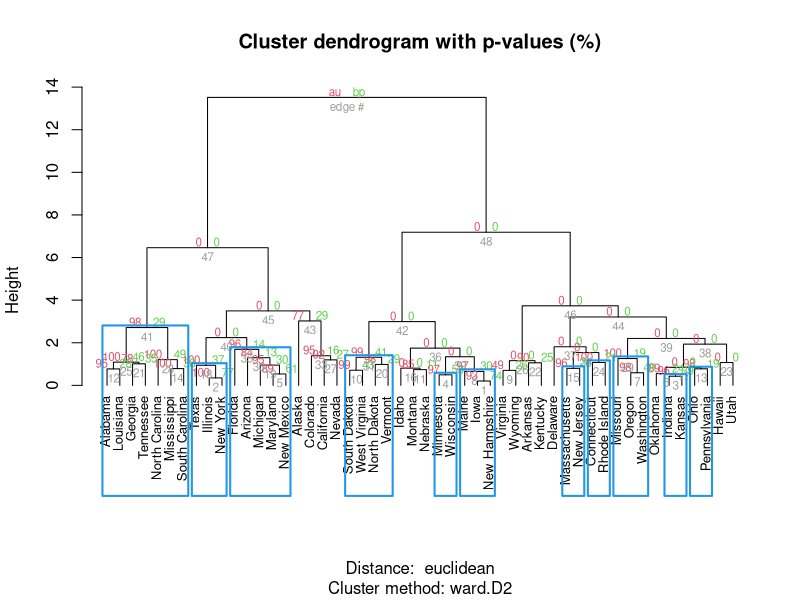

R code for this plot: (Note: this script raises an error after producing the figure.)
library(pvclust)
data(USArrests)
set.seed(42)
df <- scale(USArrests, center = TRUE, scale = TRUE)
result <- pvclust(t(df),
                  method.hclust = "ward.D2",
                  method.dist   = "euclidean",
                  r=seq(.5,1.4,by=.1),
                  parallel=TRUE,
                  nboot         = 5000)

plot(result, cex = 0.8, cex.pv = 0.7, hang = -1)

pvrect(result, alpha = 0.95, border = 4, lwd = 2)

result$edges$au
result$edges$bp

clusters_95 <- pvpick(result, alpha = 0.95)
print(clusters_95)


msplot(result, cex = 0.7)
